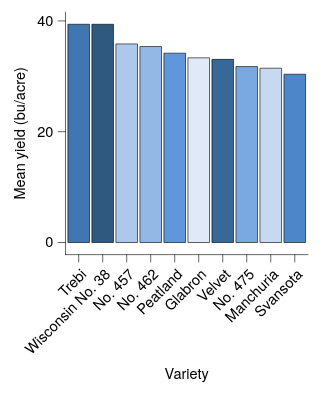

Here is the Vega-Lite specification saved for this chart:
### Vega-Lite specification from a JSON file in a GitHub repository (floating-point values rounded to 4 significant figures)
{"background": null, "config": {"arc": {"fill": "#DBDBDB", "fillOpacity": 1.0, "innerRadius": 25.0, "padAngle": 0.03, "stroke": "black", "strokeOpacity": 1, "strokeWidth": 0.25}, "area": {"fill": "#DBDBDB", "fillOpacity": 1.0, "stroke": "black", "strokeOpacity": 1, "strokeWidth": 0.25}, "axis": {"domain": true, "domainCap": "round", "domainColor": "black", "domainWidth": 0.25, "grid": false, "gridCap": "round", "gridColor": "#F1F1F1", "gridDash": [0, 0], "gridOpacity": 1.0, "gridWidth": 0.25, "labelColor": "black", "labelFont": "Helvetica Neue, HelveticaNeue, Helvetica, Arial, sans-serif", "labelFontSize": 6, "labelFontStyle": "normal", "labelFontWeight": 400, "offset": 0, "ticks": true, "tickCap": "round", "tickColor": "black", "tickRound": false, "tickSize": 3, "tickWidth": 0.25, "titleColor": "black", "titleFont": "Helvetica Neue, HelveticaNeue, Helvetica, Arial, sans-serif", "titleFontSize": 6, "titleFontStyle": "normal", "titleFontWeight": 400}, "axisX": {"domain": true, "labelAlign": "right", "labelAngle": 315, "labels": true, "ticks": true, "translate": 0}, "axisY": {"domain": true, "labelAlign": "right", "labelAngle": 0, "labels": true, "ticks": true, "translate": 0}, "axisRight": {"domain": true, "labelAlign": "left", "labelAngle": 0, "labels": true, "ticks": true, "translate": 0}, "axisTop": {"domain": true, "labelAlign": "left", "labelAngle": 45, "labels": true, "ticks": true, "translate": 0}, "axisBand": {"tickOffset": 0}, "bar": {"fill": "#DBDBDB", "fillOpacity": 1.0, "stroke": "black", "strokeOpacity": 1, "strokeWidth": 0.25}, "boxplot": {"size": 9.0, "ticks": {"cornerRadius": 0.25, "fill": "black", "opacity": 1, "size": 4.5, "thickness": 0.25}, "box": {"fillOpacity": 1.0, "stroke": "black", "strokeOpacity": 1, "strokeWidth": 0.25}, "median": {"cornerRadius": 0, "fill": "black", "fillOpacity": 1.0, "opacity": 1, "size": 9.0, "thickness": 0.25}, "rule": {"fill": "black", "fillOpacity": 1.0, "size": 10.0, "stroke": "black", "strokeDash": [0, 0], "strokeOpacity": 1, "strokeWidth": 0.25}, "outliers": {"color": "black", "fill": "black", "fillOpacity": 1.0, "size": 0, "stroke": "black", "strokeOpacity": 1, "strokeWidth": 0.25}}, "circle": {"fill": "black", "fillOpacity": 1.0, "size": 1.25, "stroke": null, "strokeOpacity": 1, "strokeWidth": 0.25}, "errorband": {"band": {"fillOpacity": 0.6, "stroke": null, "strokeWidth": 0.25, "strokeOpacity": 1}, "borders": {"opacity": 0, "strokeOpacity": 1, "strokeWidth": 0.25}}, "errorbar": {"opacity": 1, "rule": {"strokeDash": [0, 0], "strokeWidth": 0.25}, "ticks": {"color": "black", "cornerRadius": 0.125, "opacity": 1, "size": 6.0, "thickness": 0.25}, "thickness": 0.25}, "font": "Helvetica Neue, HelveticaNeue, Helvetica, Arial, sans-serif", "geoshape": {"fill": "#DBDBDB", "fillOpacity": 1.0, "stroke": "black", "strokeOpacity": 1, "strokeWidth": 0.25}, "header": {"labelColor": "black", "labelFont": "Helvetica Neue, HelveticaNeue, Helvetica, Arial, sans-serif", "labelFontSize": 6, "labelFontStyle": "normal", "labelFontWeight": 400, "titleColor": "black", "titleFont": "Helvetica Neue, HelveticaNeue, Helvetica, Arial, sans-serif", "titleFontSize": 6, "titleFontStyle": "normal", "titleFontWeight": 400, "titlePadding": 0}, "legend": {"disable": false, "offset": 4.5, "titlePadding": 4, "labelOffset": 2, "gradientLabelOffset": 2, "columnPadding": 4, "rowPadding": 2, "gradientLength": 50.0, "gradientThickness": 5.0, "gradientOpacity": 1.0, "gradientStrokeColor": "black", "gradientStrokeWidth": 0.25, "labelColor": "black", "labelFont": "Helvetica Neue, HelveticaNeue, Helvetica, Arial, sans-serif", "labelFontSize": 6, "labelFontStyle": "normal", "labelFontWeight": 400, "strokeColor": "black", "strokeWidth": 0, "symbolSize": 36, "symbolStrokeColor": "black", "symbolStrokeWidth": 0.25, "titleColor": "black", "titleFont": "Helvetica Neue, HelveticaNeue, Helvetica, Arial, sans-serif", "titleFontSize": 6, "titleFontStyle": "normal", "titleFontWeight": 400}, "line": {"color": "black", "stroke": "black", "strokeCap": "butt", "strokeDash": [0, 0], "strokeOpacity": 1, "strokeWidth": 0.5}, "point": {"filled": true, "fill": "#DBDBDB", "fillOpacity": 1.0, "size": 5.0, "stroke": "black", "strokeOpacity": 1, "strokeWidth": 0.25}, "range": {"category": ["#DFE9F7", "#C6D9F1", "#ADC8EC", "#94B8E6", "#7AA8E0", "#6097DA", "#4D87CA", "#4177B1", "#386898", "#2F597F", "#264A69", "#1D3A58"], "diverging": {"scheme": ["#DFE9F7", "#C6D9F1", "#ADC8EC", "#94B8E6", "#7AA8E0", "#6097DA", "#4D87CA", "#4177B1", "#386898", "#2F597F", "#264A69", "#1D3A58"]}, "heatmap": {"scheme": ["#DFE9F7", "#C6D9F1", "#ADC8EC", "#94B8E6", "#7AA8E0", "#6097DA", "#4D87CA", "#4177B1", "#386898", "#2F597F", "#264A69", "#1D3A58"]}, "ordinal": {"scheme": ["#DFE9F7", "#C6D9F1", "#ADC8EC", "#94B8E6", "#7AA8E0", "#6097DA", "#4D87CA", "#4177B1", "#386898", "#2F597F", "#264A69", "#1D3A58"]}, "ramp": {"scheme": ["#DFE9F7", "#C6D9F1", "#ADC8EC", "#94B8E6", "#7AA8E0", "#6097DA", "#4D87CA", "#4177B1", "#386898", "#2F597F", "#264A69", "#1D3A58"]}}, "rule": {"color": "black", "stroke": "black", "strokeCap": "round", "strokeDash": [2, 2], "strokeOpacity": 1, "strokeWidth": 0.25}, "scale": {"barBandPaddingInner": 0.1, "rectBandPaddingInner": 0, "tickBandPaddingInner": 0.1, "bandPaddingOuter": 0.1, "bandWithNestedOffsetPaddingInner": 0.2, "bandWithNestedOffsetPaddingOuter": 0.2, "offsetBandPaddingInner": 0, "offsetBandPaddingOuter": 0, "continuousPadding": 5.0, "round": false}, "rect": {"fill": "#DBDBDB", "fillOpacity": 1.0, "stroke": "black", "strokeOpacity": 1, "strokeWidth": 0.25}, "square": {"fill": "#DBDBDB", "fillOpacity": 1.0, "size": 10.0, "stroke": "black", "strokeOpacity": 1, "strokeWidth": 0.25}, "text": {"color": "black", "font": "Helvetica Neue, HelveticaNeue, Helvetica, Arial, sans-serif", "fontSize": 6, "fontStyle": "normal", "fontWeight": 400}, "tick": {"color": "black", "cornerRadius": 0.125, "opacity": 1.0, "size": 9.0, "thickness": 0.25}, "title": {"anchor": "middle", "frame": "group", "color": "black", "font": "Helvetica Neue, HelveticaNeue, Helvetica, Arial, sans-serif", "fontSize": 6, "fontStyle": "normal", "fontWeight": 400, "subtitleColor": "black", "subtitleFont": "Helvetica Neue, HelveticaNeue, Helvetica, Arial, sans-serif", "subtitleFontSize": 6, "subtitleFontStyle": "normal", "subtitleFontWeight": 400}, "trail": {"color": "black", "opacity": 1, "size": 0.5}, "view": {"continuousWidth": 100, "continuousHeight": 100, "discreteWidth": 100, "discreteHeight": 100, "fill": null, "stroke": null, "strokeWidth": 0.25}}, "data": {"name": "data-9cc0564cb5591205eeeca8d2429dd11b"}, "mark": {"type": "bar"}, "encoding": {"color": {"field": "variety", "legend": null, "type": "nominal"}, "x": {"field": "variety", "sort": "-y", "title": "Variety", "type": "nominal"}, "y": {"aggregate": "mean", "field": "yield", "title": "Mean yield (bu/acre)", "type": "quantitative", "scale": {"nice": false}}}, "$schema": "https://vega.github.io/schema/vega-lite/v6.4.1.json", "datasets": {"data-9cc0564cb5591205eeeca8d2429dd11b": [{"yield": 27.0, "variety": "Manchuria", "year": 1931, "site": "University Farm"}, {"yield": 48.87, "variety": "Manchuria", "year": 1931, "site": "Waseca"}, {"yield": 27.43, "variety": "Manchuria", "year": 1931, "site": "Morris"}, {"yield": 39.93, "variety": "Manchuria", "year": 1931, "site": "Crookston"}, {"yield": 32.97, "variety": "Manchuria", "year": 1931, "site": "Grand Rapids"}, {"yield": 28.97, "variety": "Manchuria", "year": 1931, "site": "Duluth"}, {"yield": 43.07, "variety": "Glabron", "year": 1931, "site": "University Farm"}, {"yield": 55.2, "variety": "Glabron", "year": 1931, "site": "Waseca"}, {"yield": 28.77, "variety": "Glabron", "year": 1931, "site": "Morris"}, {"yield": 38.13, "variety": "Glabron", "year": 1931, "site": "Crookston"}, {"yield": 29.13, "variety": "Glabron", "year": 1931, "site": "Grand Rapids"}, {"yield": 29.67, "variety": "Glabron", "year": 1931, "site": "Duluth"}, {"yield": 35.13, "variety": "Svansota", "year": 1931, "site": "University Farm"}, {"yield": 47.33, "variety": "Svansota", "year": 1931, "site": "Waseca"}, {"yield": 25.77, "variety": "Svansota", "year": 1931, "site": "Morris"}, {"yield": 40.47, "variety": "Svansota", "year": 1931, "site": "Crookston"}, {"yield": 29.67, "variety": "Svansota", "year": 1931, "site": "Grand Rapids"}, {"yield": 25.7, "variety": "Svansota", "year": 1931, "site": "Duluth"}, {"yield": 39.9, "variety": "Velvet", "year": 1931, "site": "University Farm"}, {"yield": 50.23, "variety": "Velvet", "year": 1931, "site": "Waseca"}, {"yield": 26.13, "variety": "Velvet", "year": 1931, "site": "Morris"}, {"yield": 41.33, "variety": "Velvet", "year": 1931, "site": "Crookston"}, {"yield": 23.03, "variety": "Velvet", "year": 1931, "site": "Grand Rapids"}, {"yield": 26.3, "variety": "Velvet", "year": 1931, "site": "Duluth"}, {"yield": 36.57, "variety": "Trebi", "year": 1931, "site": "University Farm"}, {"yield": 63.83, "variety": "Trebi", "year": 1931, "site": "Waseca"}, {"yield": 43.77, "variety": "Trebi", "year": 1931, "site": "Morris"}, {"yield": 46.93, "variety": "Trebi", "year": 1931, "site": "Crookston"}, {"yield": 29.77, "variety": "Trebi", "year": 1931, "site": "Grand Rapids"}, {"yield": 33.93, "variety": "Trebi", "year": 1931, "site": "Duluth"}, {"yield": 43.27, "variety": "No. 457", "year": 1931, "site": "University Farm"}, {"yield": 58.1, "variety": "No. 457", "year": 1931, "site": "Waseca"}, {"yield": 28.7, "variety": "No. 457", "year": 1931, "site": "Morris"}, {"yield": 45.67, "variety": "No. 457", "year": 1931, "site": "Crookston"}, {"yield": 32.17, "variety": "No. 457", "year": 1931, "site": "Grand Rapids"}, {"yield": 33.6, "variety": "No. 457", "year": 1931, "site": "Duluth"}, {"yield": 36.6, "variety": "No. 462", "year": 1931, "site": "University Farm"}, {"yield": 65.77, "variety": "No. 462", "year": 1931, "site": "Waseca"}, {"yield": 30.37, "variety": "No. 462", "year": 1931, "site": "Morris"}, {"yield": 48.57, "variety": "No. 462", "year": 1931, "site": "Crookston"}, {"yield": 24.93, "variety": "No. 462", "year": 1931, "site": "Grand Rapids"}, {"yield": 28.1, "variety": "No. 462", "year": 1931, "site": "Duluth"}, {"yield": 32.77, "variety": "Peatland", "year": 1931, "site": "University Farm"}, {"yield": 48.57, "variety": "Peatland", "year": 1931, "site": "Waseca"}, {"yield": 29.87, "variety": "Peatland", "year": 1931, "site": "Morris"}, {"yield": 41.6, "variety": "Peatland", "year": 1931, "site": "Crookston"}, {"yield": 34.7, "variety": "Peatland", "year": 1931, "site": "Grand Rapids"}, {"yield": 32.0, "variety": "Peatland", "year": 1931, "site": "Duluth"}, {"yield": 24.67, "variety": "No. 475", "year": 1931, "site": "University Farm"}, {"yield": 46.77, "variety": "No. 475", "year": 1931, "site": "Waseca"}, {"yield": 22.6, "variety": "No. 475", "year": 1931, "site": "Morris"}, {"yield": 44.1, "variety": "No. 475", "year": 1931, "site": "Crookston"}, {"yield": 19.7, "variety": "No. 475", "year": 1931, "site": "Grand Rapids"}, {"yield": 33.07, "variety": "No. 475", "year": 1931, "site": "Duluth"}, {"yield": 39.3, "variety": "Wisconsin No. 38", "year": 1931, "site": "University Farm"}, {"yield": 58.8, "variety": "Wisconsin No. 38", "year": 1931, "site": "Waseca"}, {"yield": 29.47, "variety": "Wisconsin No. 38", "year": 1931, "site": "Morris"}, {"yield": 49.87, "variety": "Wisconsin No. 38", "year": 1931, "site": "Crookston"}, {"yield": 34.47, "variety": "Wisconsin No. 38", "year": 1931, "site": "Grand Rapids"}, {"yield": 31.6, "variety": "Wisconsin No. 38", "year": 1931, "site": "Duluth"}, {"yield": 26.9, "variety": "Manchuria", "year": 1932, "site": "University Farm"}, {"yield": 33.47, "variety": "Manchuria", "year": 1932, "site": "Waseca"}, {"yield": 34.37, "variety": "Manchuria", "year": 1932, "site": "Morris"}, {"yield": 32.97, "variety": "Manchuria", "year": 1932, "site": "Crookston"}, {"yield": 22.13, "variety": "Manchuria", "year": 1932, "site": "Grand Rapids"}, {"yield": 22.57, "variety": "Manchuria", "year": 1932, "site": "Duluth"}, {"yield": 36.8, "variety": "Glabron", "year": 1932, "site": "University Farm"}, {"yield": 37.73, "variety": "Glabron", "year": 1932, "site": "Waseca"}, {"yield": 35.13, "variety": "Glabron", "year": 1932, "site": "Morris"}, {"yield": 26.17, "variety": "Glabron", "year": 1932, "site": "Crookston"}, {"yield": 14.43, "variety": "Glabron", "year": 1932, "site": "Grand Rapids"}, {"yield": 25.87, "variety": "Glabron", "year": 1932, "site": "Duluth"}, {"yield": 27.43, "variety": "Svansota", "year": 1932, "site": "University Farm"}, {"yield": 38.5, "variety": "Svansota", "year": 1932, "site": "Waseca"}, {"yield": 35.03, "variety": "Svansota", "year": 1932, "site": "Morris"}, {"yield": 20.63, "variety": "Svansota", "year": 1932, "site": "Crookston"}, {"yield": 16.63, "variety": "Svansota", "year": 1932, "site": "Grand Rapids"}, {"yield": 22.23, "variety": "Svansota", "year": 1932, "site": "Duluth"}, {"yield": 26.8, "variety": "Velvet", "year": 1932, "site": "University Farm"}, {"yield": 37.4, "variety": "Velvet", "year": 1932, "site": "Waseca"}, {"yield": 38.83, "variety": "Velvet", "year": 1932, "site": "Morris"}, {"yield": 32.07, "variety": "Velvet", "year": 1932, "site": "Crookston"}, {"yield": 32.23, "variety": "Velvet", "year": 1932, "site": "Grand Rapids"}, {"yield": 22.47, "variety": "Velvet", "year": 1932, "site": "Duluth"}, {"yield": 29.07, "variety": "Trebi", "year": 1932, "site": "University Farm"}, {"yield": 49.23, "variety": "Trebi", "year": 1932, "site": "Waseca"}, {"yield": 46.63, "variety": "Trebi", "year": 1932, "site": "Morris"}, {"yield": 41.83, "variety": "Trebi", "year": 1932, "site": "Crookston"}, {"yield": 20.63, "variety": "Trebi", "year": 1932, "site": "Grand Rapids"}, {"yield": 30.6, "variety": "Trebi", "year": 1932, "site": "Duluth"}, {"yield": 26.43, "variety": "No. 457", "year": 1932, "site": "University Farm"}, {"yield": 42.2, "variety": "No. 457", "year": 1932, "site": "Waseca"}, {"yield": 43.53, "variety": "No. 457", "year": 1932, "site": "Morris"}, {"yield": 34.33, "variety": "No. 457", "year": 1932, "site": "Crookston"}, {"yield": 19.47, "variety": "No. 457", "year": 1932, "site": "Grand Rapids"}, {"yield": 22.7, "variety": "No. 457", "year": 1932, "site": "Duluth"}, {"yield": 25.57, "variety": "No. 462", "year": 1932, "site": "University Farm"}, {"yield": 44.7, "variety": "No. 462", "year": 1932, "site": "Waseca"}, {"yield": 47.0, "variety": "No. 462", "year": 1932, "site": "Morris"}, {"yield": 30.53, "variety": "No. 462", "year": 1932, "site": "Crookston"}, {"yield": 19.9, "variety": "No. 462", "year": 1932, "site": "Grand Rapids"}, {"yield": 22.5, "variety": "No. 462", "year": 1932, "site": "Duluth"}, {"yield": 28.07, "variety": "Peatland", "year": 1932, "site": "University Farm"}, {"yield": 36.03, "variety": "Peatland", "year": 1932, "site": "Waseca"}, {"yield": 43.2, "variety": "Peatland", "year": 1932, "site": "Morris"}, {"yield": 25.23, "variety": "Peatland", "year": 1932, "site": "Crookston"}, {"yield": 26.77, "variety": "Peatland", "year": 1932, "site": "Grand Rapids"}, {"yield": 31.37, "variety": "Peatland", "year": 1932, "site": "Duluth"}, {"yield": 30.0, "variety": "No. 475", "year": 1932, "site": "University Farm"}, {"yield": 41.27, "variety": "No. 475", "year": 1932, "site": "Waseca"}, {"yield": 44.23, "variety": "No. 475", "year": 1932, "site": "Morris"}, {"yield": 32.13, "variety": "No. 475", "year": 1932, "site": "Crookston"}, {"yield": 15.23, "variety": "No. 475", "year": 1932, "site": "Grand Rapids"}, {"yield": 27.37, "variety": "No. 475", "year": 1932, "site": "Duluth"}, {"yield": 38.0, "variety": "Wisconsin No. 38", "year": 1932, "site": "University Farm"}, {"yield": 58.17, "variety": "Wisconsin No. 38", "year": 1932, "site": "Waseca"}, {"yield": 47.17, "variety": "Wisconsin No. 38", "year": 1932, "site": "Morris"}, {"yield": 35.9, "variety": "Wisconsin No. 38", "year": 1932, "site": "Crookston"}, {"yield": 20.67, "variety": "Wisconsin No. 38", "year": 1932, "site": "Grand Rapids"}, {"yield": 29.33, "variety": "Wisconsin No. 38", "year": 1932, "site": "Duluth"}]}}
